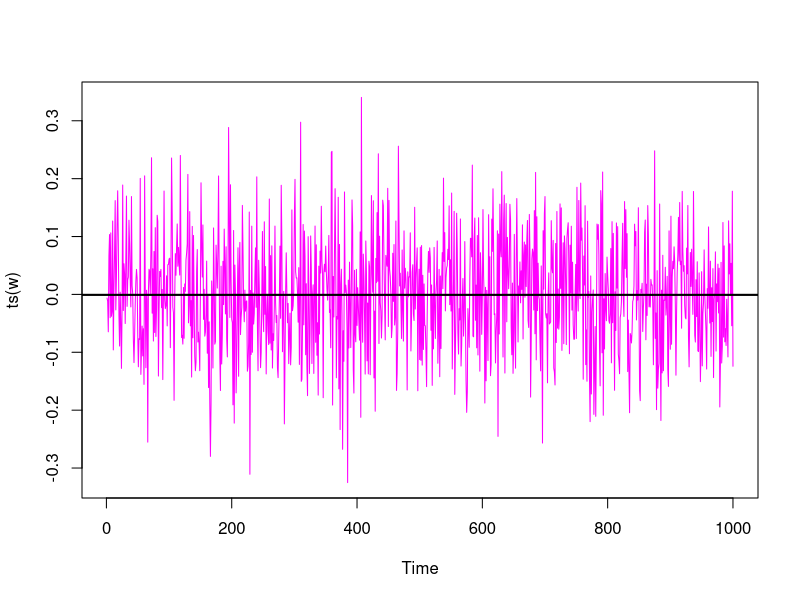
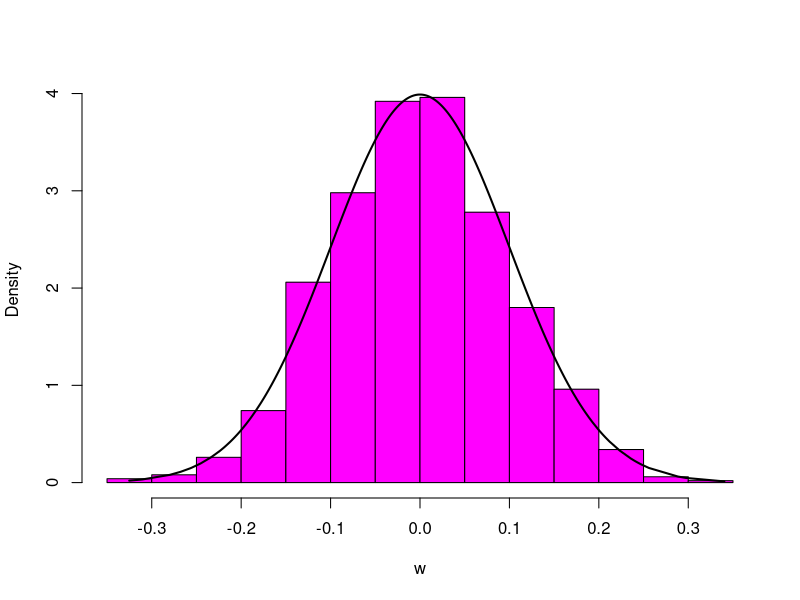
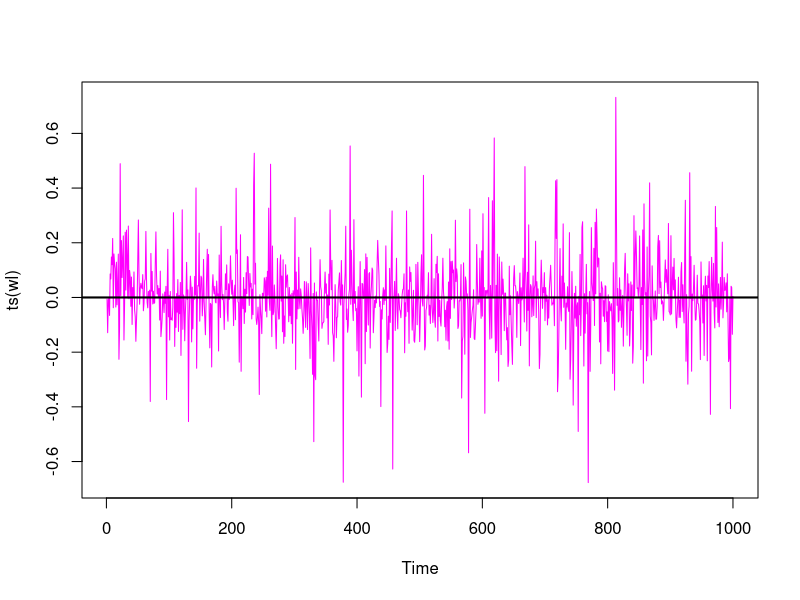
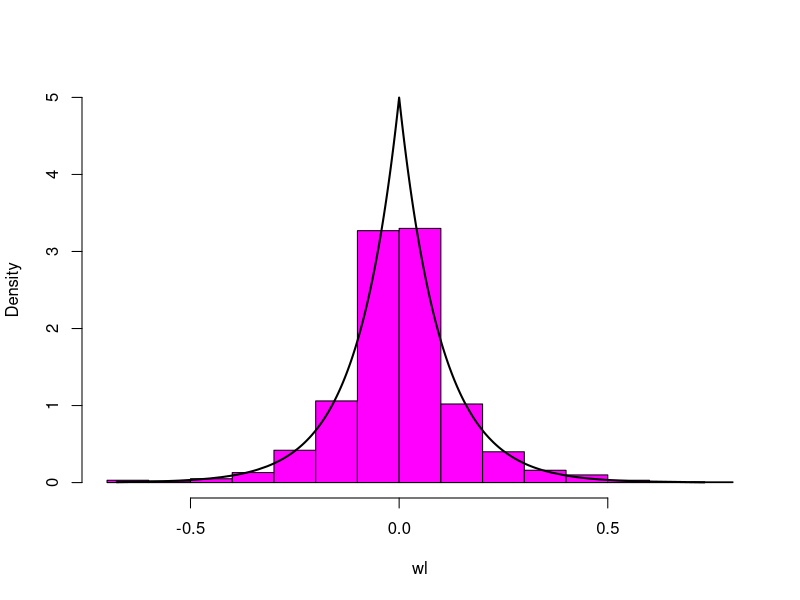
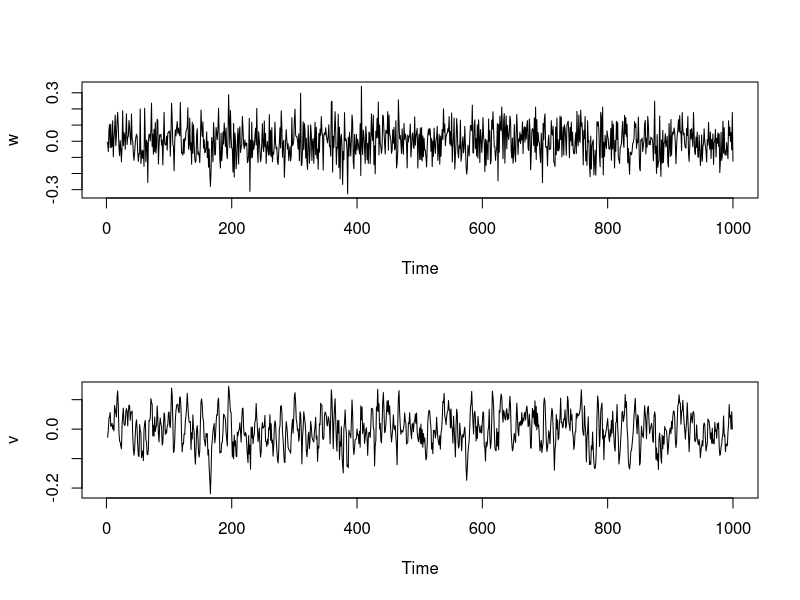
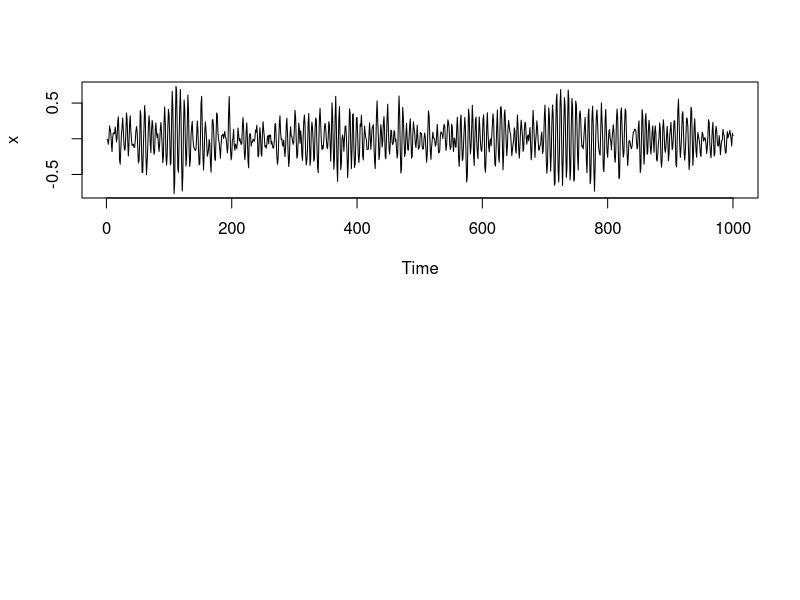
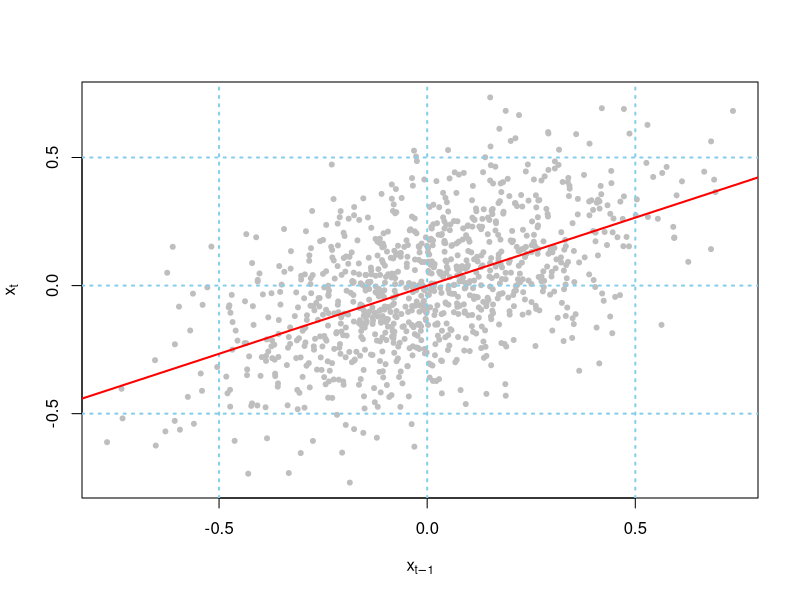
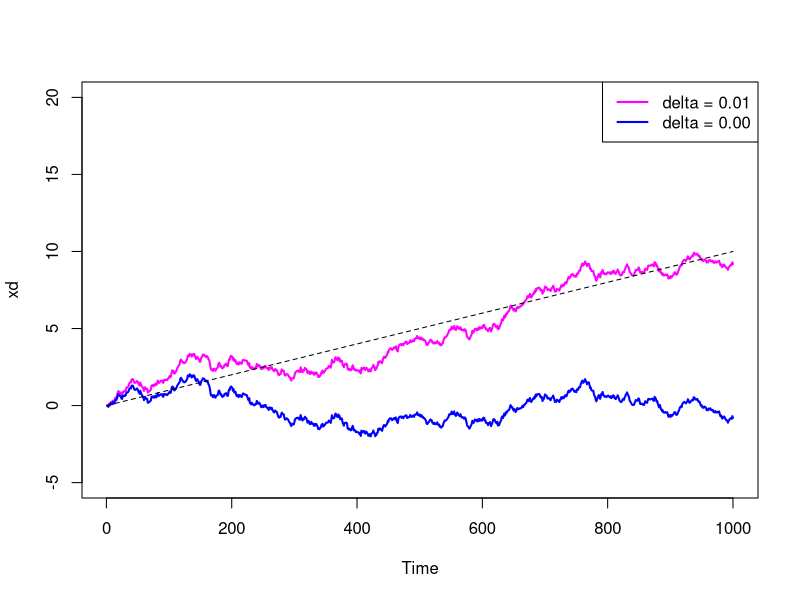

R code for these plots, in order:
## Practical 02

## Gaussian White Noise
set.seed(1382)
w<-rnorm(1000,mean=0,sd=0.1)
plot(ts(w),col="magenta",main="")
abline(h=mean(w),col="black",lwd=2)

hist(w,main="",col="magenta",prob=T)
lines(sort(w)
      ,dnorm(sort(w),mean=0,sd=0.1)
      ,lwd=2)

## Laplace White Noise
library(VGAM)
set.seed(1382)
wl<-rlaplace(1000,location=0,scale=0.1)
plot(ts(wl),col="magenta",main="")
abline(h=0,col="black",lwd=2)

hist(wl,main="",col="magenta",prob=T,ylim=c(0,5))
lines(sort(wl)
      ,dlaplace(sort(wl),location=0,scale=0.1)
      ,lwd=2)

## Moving Average

v=filter(w,sides = 2,rep(1,3)/3)
par(mfrow=c(2,1))
plot.ts(w)
plot.ts(v)


## Autoregressions
## x_t=1x_{t-1}-0.9x_{t-2}+w_t,
x = filter(w, filter=c(1,-.9), method="recursive")
plot.ts(x)
n=length(x)
df = cbind.data.frame(x=x[2:n],x_lag1=x[1:(n-1)])
head(df)

n=length(x)
par(mfrow=c(1,1))
plot.ts(df$x_lag1,df$x,pch=20,xlab=expression(x[t-1]),ylab=expression(x[t]),col="grey")
grid(col="skyblue",lwd=2)
abline(lm(x[2:n]~x[1:(n-1)]),col="red",lwd=2)


## Random Walk
x = cumsum(w)
wd = w +0.01;  xd = cumsum(wd)
plot.ts(xd,ylim=c(-5,20),col="magenta",lwd=2)
lines(x,col="blue",lwd=2)
lines(.01*(1:1000), lty="dashed")
text=c('delta = 0.01','delta = 0.00')
legend('topright',text,col=c("magenta","blue"),lwd=c(2,2))


## Signal in Noise
plot(AirPassengers)

AP=data.frame(cbind(AirPassengers=AirPassengers
                    ,t=time(AirPassengers)))
plot(AP$t,AP$AirPassengers,type="l",xlab='',ylab='Air Passengers')

fit = lm(AirPassengers~t+sin(2*pi*t+0.5*pi),data=AP)
sum=summary(fit)
set.seed(3695)
## w_t ~ N(0,16)
noise=rnorm(nrow(AP),mean=0,sd=1)*0.5*sum$sigma
lines(AP$t,predict(fit)+noise,col="red")

## w_t ~ N(0,32)
noise=rnorm(nrow(AP),mean=0,sd=1)*sum$sigma
lines(AP$t,predict(fit)+noise,col="blue")

## w_t ~ N(0,48)
noise=rnorm(nrow(AP),mean=0,sd=1)*1.5*sum$sigma
lines(AP$t,predict(fit)+noise,col="magenta")
